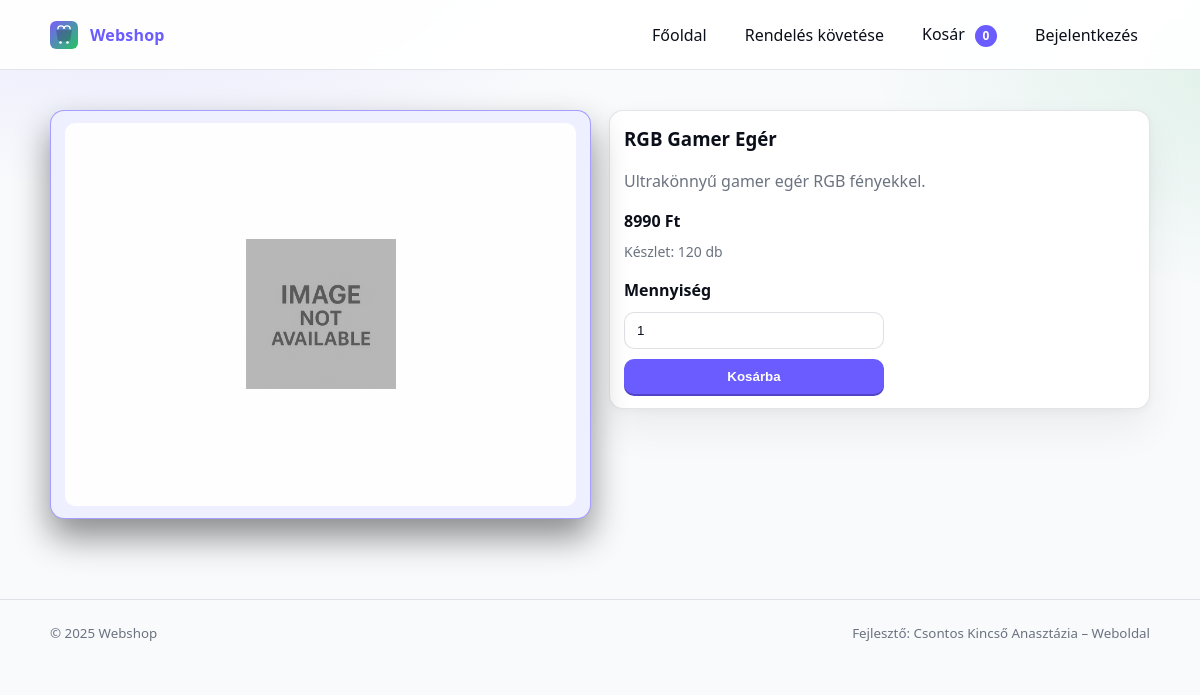
Screenshot of /product.php?id=1 with the database file from the repository.
### tables this page shows
CREATE TABLE `products` (
  `id` int(255) NOT NULL,
  `name` varchar(255) NOT NULL,
  `price` int(255) NOT NULL,
  `sale_price` int(255) NOT NULL,
  `quantity` int(255) NOT NULL,
  `sold_quantity` int(255) NOT NULL,
  `description` varchar(255) NOT NULL,
  `picture` varchar(255) NOT NULL
);

### product.php (the view, shortened to what this page needs)
<?php
    require "assets/php/config.php";
    $id = isset($_GET['id']) ? (int)$_GET['id'] : 0;
    $sql = "SELECT * FROM products WHERE id = $id";
    $talalt = $conn->query($sql);
    $termek = $talalt ? $talalt->fetch_assoc() : null;
?>
<!DOCTYPE html>
<html lang="hu">
<head>
    <link rel="stylesheet" href="assets/css/styles.css">
</head>
<body>
<main>
    <?php include 'assets/php/navbar.php'; ?>
    <section class="container" style="padding: 40px 0;">
        <div class="grid">
            <div class="col-6">
                <article class="card product">
                    <div class="thumb">
                        <img src="<?= $termek['image_path'] ?? 'assets/img/placeholder.png' ?>"
                             alt="<?= $termek['name'] ?>">
                    </div>
                </article>
            </div>
            <div class="col-6">
                <article class="card" style="background: var(--panel);">
                    <div class="card-body">
                        <h1 class="product-title" style="margin-top: 0; margin-bottom: 10px;">
                            <?= $termek['name'] ?>
                        </h1>
                        <?php if (!empty($termek['description'])): ?>
                            <p style="color: var(--muted);">
                                <?= $termek['description'] ?>
                            </p>
                        <?php endif; ?>
                        <?php if ($termek['sale_price'] > 0): ?>
                            <div class="price-row mt-3">
                                <span class="price old">
                                    <?= $termek['price'] ?> Ft
                                </span>
                                <span class="price sale">
                                    <?= $termek['sale_price'] ?> Ft
                                </span>
                            </div>
                        <?php else: ?>
                            <div class="mt-3">
                                <span class="price">
                                    <?= $termek['price'] ?> Ft
                                </span>
                            </div>
                        <?php endif; ?>
                        <?php if (isset($termek['quantity'])): ?>
                            <p class="mt-2" style="color: var(--muted); font-size: 14px;">
                                Készlet: <?= (int)$termek['quantity'] ?> db
                            </p>
                        <?php endif; ?>
                        <form method="post" class="mt-4" style="display: grid; gap: 10px; max-width: 260px;">
                            <label for="db">Mennyiség</label>
                            <input id="db" type="number" name="db" value="1" min="1"
                                <?php if (isset($termek['quantity'])): ?>
                                    max="<?= (int)$termek['quantity'] ?>"
                                <?php endif; ?>
                            >
                            <button type="submit" name="cart-btn" class="btn">
                                Kosárba
                            </button>
                        </form>
                    </div>
                </article>
            </div>
        </div>
    </section>
    <?php include 'assets/php/footer.php'; ?>
</main>
</body>
</html>

### assets/css/styles.css (style rules this page uses)
:root { --bg: #111827; --panel: #181b24; --muted: #a5adbb; --text: #e6e9ef; --brand: #7c5cff; --brand-600: #6a48ff; --accent: #22c55e; --danger: #ef4444; --warning: #f59e0b; --ring: 0 0 0 3px rgba(124,92,255,.35); --radius: 14px; --shadow: 0 10px 30px rgba(0,0,0,.35), 0 2px 8px rgba(0,0,0,.2); }
* { box-sizing: border-box; }
html, body { margin: 0; padding: 0; }
html { scroll-behavior: smooth; }
body { font-family: ui-sans-serif, system-ui, -apple-system, "Segoe UI", Roboto, "Helvetica Neue", Arial; background: var(--bg); color: var(--text); line-height: 1.5; -webkit-font-smoothing: antialiased; text-rendering: optimizeLegibility; }
.container { width: min(1100px, 92%); margin-inline: auto; }
img { max-width: 100%; display: block; }
.card { background: var(--text); border: 1px solid color-mix(in oklab, var(--muted) 18%, transparent); border-radius: var(--radius); box-shadow: var(--shadow); overflow: hidden; }
.card .card-body { padding: 14px; }
.thumb { width: 100%; padding: 0.5rem; display: flex; justify-content: center; align-items: center; }
.thumb img { max-width: 100%; max-height: 150px; height: auto; object-fit: contain; display: block; }
.card.product { border-radius: 14px; padding: 0.75rem 0.9rem; background: color-mix(in oklab, var(--panel) 90%, var(--brand) 10%); border: 1px solid color-mix(in oklab, var(--brand) 55%, transparent); box-shadow: 0 18px 35px rgba(0, 0, 0, .45); transform: translateY(0); transition: transform .16s ease, box-shadow .16s ease, border-color .16s ease, background .16s ease; }
.product { display: flex; flex-direction: column; gap: 10px; }
.product .thumb { aspect-ratio: 4/3; background: color-mix(in oklab, var(--panel) 80%, var(--bg) 20%); display: grid; place-items: center; border-radius: 10px; }
.price { font-weight: 800; }
button, .btn, input[type=submit] { appearance: none; border: 0; cursor: pointer; background: var(--brand); color: white; font-weight: 700; padding: 10px 14px; border-radius: 10px; box-shadow: 0 2px 0 color-mix(in oklab, black 18%, var(--brand)); transition: transform .08s ease, filter .2s ease, box-shadow .2s ease; }
label { font-weight: 600; }
input, select, textarea { width: 100%; padding: 10px 12px; border-radius: 10px; background: color-mix(in oklab, var(--panel) 92%, transparent); border: 1px solid color-mix(in oklab, var(--muted) 22%, transparent); color: var(--text); }
.mt-2 { margin-top: 8px; }
.mt-3 { margin-top: 12px; }
.mt-4 { margin-top: 16px; }
main { background: radial-gradient(80rem 40rem at 10% -10%, color-mix(in oklab, var(--brand) 14%, transparent), transparent 40%), radial-gradient(70rem 36rem at 110% 10%, color-mix(in oklab, var(--accent) 12%, transparent), transparent 40%); }
@media (prefers-color-scheme: light) { :root { --bg: #f8fafc; --panel: #ffffff; --muted: #6b7280; --text: #0b0f19; --brand: #6a5cff; --brand-600: #5a48ff; --accent: #16a34a; --danger: #dc2626; --warning: #d97706; --shadow: 0 20px 40px rgba(2,6,23,.06), 0 2px 8px rgba(2,6,23,.04); } }
.grid { display: grid; gap: 18px; grid-template-columns: repeat(12, 1fr); }
.col-6 { grid-column: span 6; }

### rows the page displays
products: name "RGB Gamer Egér", description "Ultrakönnyű gamer egér RGB fényekkel.", price "8990", quantity "120", db "1"

### other values shown
count($_SESSION["kosar"]) "0"
